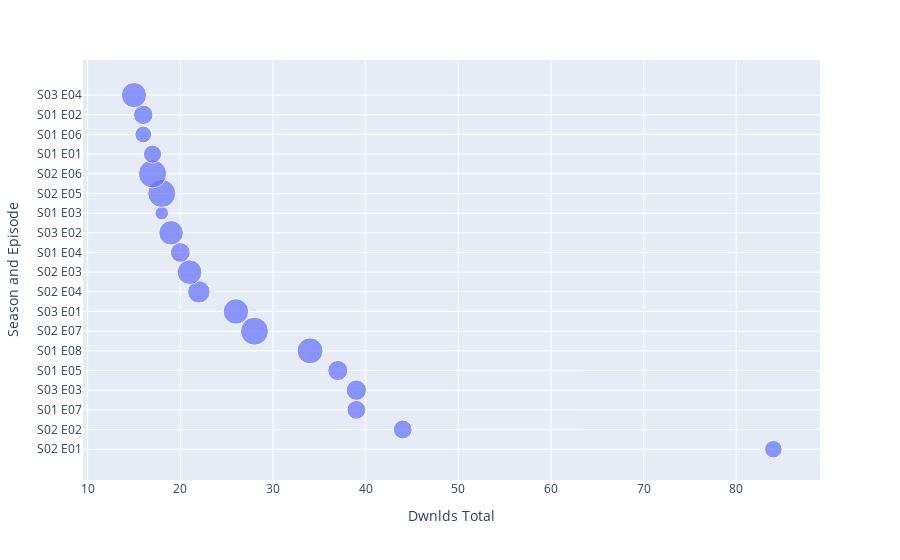

This figure's notebook cell:
### Code cell
fig = px.scatter(rss, x = 'Dwnlds Total', y = 'Season and Episode',
                size = 'Length (min)')
fig.show()

### Figure 1 — Plotly figure (JSON) as saved in the notebook; plotly's stock layout.template omitted (floating-point values rounded to 4 significant figures)
{"data": [{"hovertemplate": "Dwnlds Total=%{x}<br>Season and Episode=%{y}<br>Length (min)=%{marker.size}<extra></extra>", "legendgroup": "", "marker": {"color": "#636efa", "size": [25, 29, 29, 34, 33, 55, 64, 53, 41, 50, 32, 49, 15, 64, 65, 27, 23, 31, 52], "sizemode": "area", "sizeref": 0.1625, "symbol": "circle"}, "mode": "markers", "name": "", "orientation": "h", "showlegend": false, "type": "scatter", "x": [84, 44, 39, 39, 37, 34, 28, 26, 22, 21, 20, 19, 18, 18, 17, 17, 16, 16, 15], "xaxis": "x", "y": ["S02 E01", "S02 E02", "S01 E07", "S03 E03", "S01 E05", "S01 E08", "S02 E07", "S03 E01", "S02 E04", "S02 E03", "S01 E04", "S03 E02", "S01 E03", "S02 E05", "S02 E06", "S01 E01", "S01 E06", "S01 E02", "S03 E04"], "yaxis": "y"}], "layout": {"autosize": true, "legend": {"itemsizing": "constant", "tracegroupgap": 0}, "margin": {"t": 60}, "xaxis": {"anchor": "y", "autorange": true, "domain": [0, 1], "range": [9.882, 88.76], "title": {"text": "Dwnlds Total"}, "type": "linear"}, "yaxis": {"anchor": "x", "autorange": true, "domain": [0, 1], "range": [-2.152, 20.6], "title": {"text": "Season and Episode"}, "type": "category"}}}
